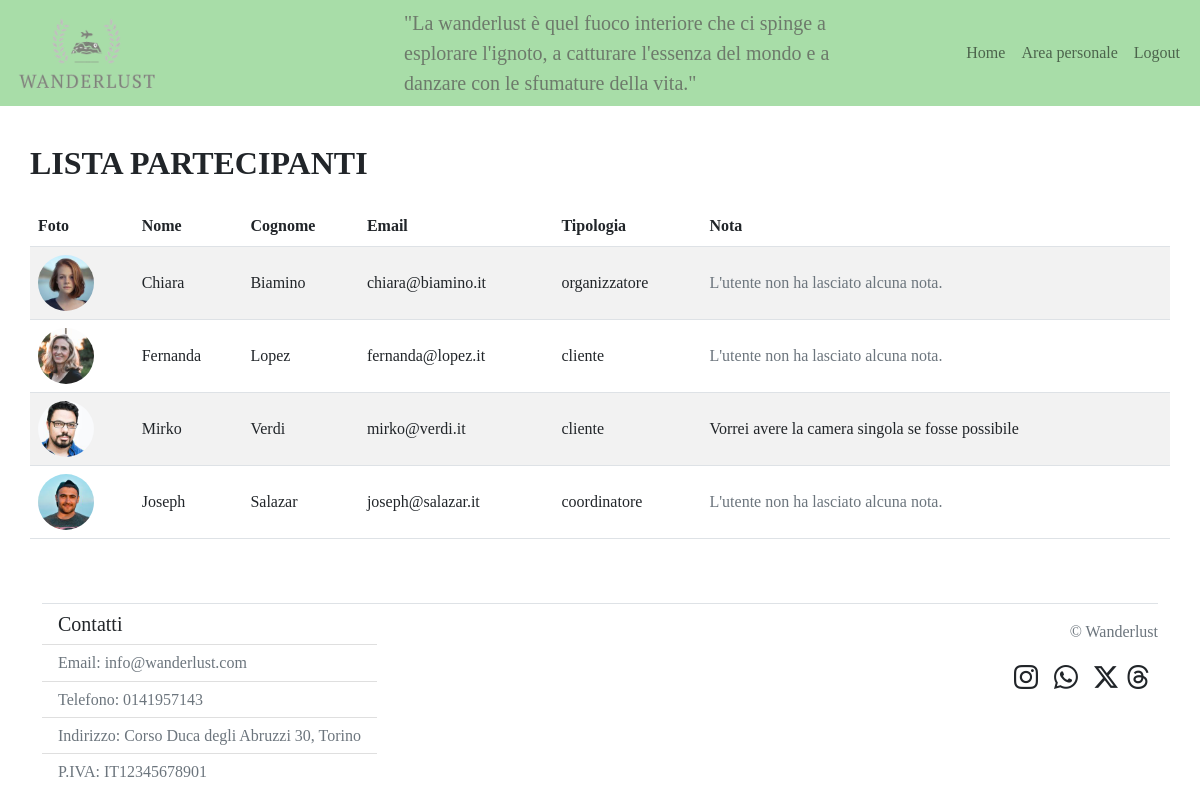
The app's page /viaggio/11/lista_partecipanti (signed in) with its own data.
### tables this page shows
CREATE TABLE "partecipazioni_viaggi" (
	"id_viaggio"	INTEGER NOT NULL,
	"id_utente"	INTEGER NOT NULL,
	"nota"	TEXT,
	FOREIGN KEY("id_utente") REFERENCES "utenti"("id"),
	FOREIGN KEY("id_viaggio") REFERENCES "viaggi"("id"),
	PRIMARY KEY("id_viaggio","id_utente")
);

CREATE TABLE "utenti" (
	"id"	INTEGER NOT NULL,
	"nome"	TEXT NOT NULL,
	"cognome"	TEXT NOT NULL,
	"email"	TEXT NOT NULL UNIQUE,
	"password"	TEXT NOT NULL,
	"img_profilo"	TEXT NOT NULL,
	"tipologia"	TEXT NOT NULL,
	"banned"	INTEGER NOT NULL,
	PRIMARY KEY("id" AUTOINCREMENT)
);

### app.py (the view)
@app.route('/viaggio/<int:id_viaggio>/lista_partecipanti', methods = ['POST', 'GET'])
@login_required
def lista_partecipanti(id_viaggio):
    viaggio = viaggi_dao.getViaggio(id_viaggio)
    if viaggio['id_coordinatore'] != current_user.id:
        return render_template('405.html'), 405
    partecipazioni = viaggi_dao.getPartecipazioniViaggio(id_viaggio)
    return render_template("lista_partecipanti.html", partecipazioni = partecipazioni, viaggio = viaggio)

### app.py (called while the page is built)
@login_manager.user_loader
def load_user(user_id):
    db_user = utenti_dao.getUtenteByID(user_id)
    if db_user is not None:
        user = User(id=db_user['id'], nome = db_user['nome'], cognome = db_user['cognome'], email = db_user['email'], password = db_user['password'], tipologia = db_user['tipologia'], img_profilo=db_user['img_profilo'])
    return user

### utenti_dao.py (called while the page is built)
def getUtenteByID(id):
    query = 'SELECT * FROM utenti WHERE id = ?'
    connection = sqlite3.connect('db/wanderlust.db')
    connection.row_factory = sqlite3.Row
    cursor = connection.cursor()
    cursor.execute(query, (id,))
    result = cursor.fetchone()
    cursor.close()
    connection.close()
    return result

### viaggi_dao.py (called while the page is built)
def getViaggio(id_viaggio):
    query = 'SELECT * FROM viaggi WHERE id = ?'
    connection = sqlite3.connect('db/wanderlust.db')
    connection.row_factory = sqlite3.Row
    cursor = connection.cursor()
    cursor.execute(query, (id_viaggio,))
    result = cursor.fetchone()
    cursor.close()
    connection.close()
    return result

def getPartecipazioniViaggio(id_viaggio):
    query = 'SELECT * FROM partecipazioni_viaggi, utenti WHERE partecipazioni_viaggi.id_utente = utenti.id AND partecipazioni_viaggi.id_viaggio = ?'
    connection = sqlite3.connect('db/wanderlust.db')
    connection.row_factory = sqlite3.Row
    cursor = connection.cursor()
    cursor.execute(query, (id_viaggio,))
    result = cursor.fetchall()
    cursor.close()
    connection.close()
    return result

### templates/lista_partecipanti.html (shortened to what this page needs)
{% extends "base.html" %}
{% block content %}
<h1 class = "fw-bold display-5 fs-2 fontCopperplate mb-4 padding_negativo_sx">LISTA PARTECIPANTI</h1>
<table class="table table-striped table-hover">
  <thead>
      <tr>
        <th scope="col">Foto</th>
        <th scope="col">Nome</th>
        <th scope="col">Cognome</th>
        <th scope="col">Email</th>
        <th scope="col">Tipologia</th>
        <th scope="col">Nota</th>
      </tr>
  </thead>
  <tbody>
    {%for partecipazione in partecipazioni%}
    <tr>
        <td><img class = "img_profilo_list rounded-circle" src = "{{url_for('static', filename = 'utenti/'+partecipazione.img_profilo)}}"></td>
        <td class="align-content-center">{{partecipazione.nome}}</td>
        <td class="align-content-center">{{partecipazione.cognome}}</td>
        <td class="align-content-center">{{partecipazione.email}}</td>
        {%if partecipazione.id_utente != viaggio.id_coordinatore%}
        <td class="align-content-center">{{partecipazione.tipologia}}</td>
        {%else%}
        <td class="align-content-center">organizzatore</td>
        {%endif%}
        {%if partecipazione.nota%}
        <td class="align-content-center">{{partecipazione.nota}}</td>
        {%else%}
        <td class="text-secondary align-content-center">L'utente non ha lasciato alcuna nota.</td>
        {%endif%}
    </tr>
    {%endfor%}
  </tbody>
</table>
{%endblock%}

### static/style.css (style rules this page uses)
body { font-family: Georgia, 'Times New Roman', Times, serif; }
.fontCopperplate { font-family: Copperplate, Copperplate Gothic Light, fantasia; }
.padding_negativo_sx { padding-left: 0%; }
.img_profilo_list { width: 3.5em; }

### records on screen
partecipazioni_viaggi: img_profilo (picture), nome "Chiara", cognome "Biamino", email "chiara@biamino.it", shows "organizzatore", shows "L'utente non ha lasciato alcuna nota."
partecipazioni_viaggi: img_profilo (picture), nome "Fernanda", cognome "Lopez", email "fernanda@lopez.it", tipologia "cliente", nota "L'utente non ha lasciato alcuna nota."
partecipazioni_viaggi: img_profilo (picture), nome "Mirko", cognome "Verdi", email "mirko@verdi.it", tipologia "cliente", nota "Vorrei avere la camera singola se fosse possibile"
partecipazioni_viaggi: img_profilo (picture), nome "Joseph", cognome "Salazar", email "joseph@salazar.it", tipologia "coordinatore", nota "L'utente non ha lasciato alcuna nota."
